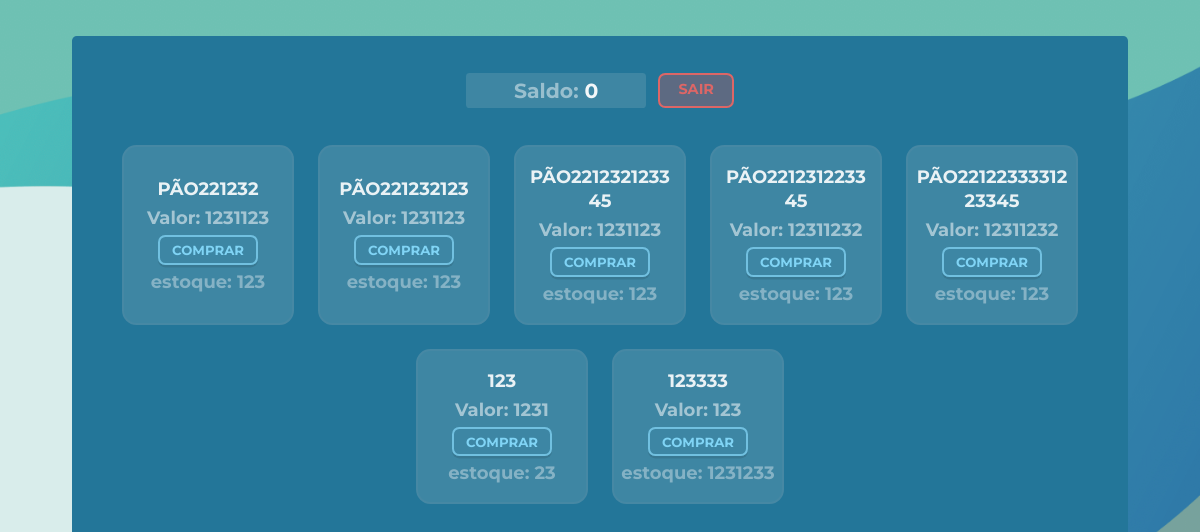
Page /homeDependente (signed in) on the committed database.
### projeto/models.py (models this page shows, shortened)
class Dependente(db.Model, UserMixin):
    id = db.Column(db.Integer, primary_key=True, autoincrement=True)
    saldo = db.Column(db.Integer, nullable=False, unique=False, default=0)
    usuario = db.Column(db.String(length=30), nullable=False, unique=True)
    email = db.Column(db.String(length=30), nullable=False, unique=True)
    senha = db.Column(db.String(length=30), nullable=False)
    idResponsavel = db.Column(db.Integer)
    imagemPerfil = db.Column(db.LargeBinary)  # ATRIBUTO PARA IMAGEM
    user_type = 'dependente'
    @property
    def senhacrip(self):
        return self.senhacrip

class Produto(db.Model):
    id = db.Column(db.Integer, primary_key = True)
    lanche = db.Column(db.String(length=30), nullable=False)
    valor = db.Column(db.Integer, nullable=False)
    quantidade = db.Column(db.Integer, nullable=False)

### projeto/routes.py (the view)
@app.route('/homeDependente', methods=['GET', 'POST'])
@login_required
@user_type_required("dependente")
def escolherProduto():
    produtos = Produto.query.all()
    return render_template("homeDependente.html", produtos =produtos)

### projeto/models.py (called while the page is built)
@login_manager.user_loader
def load_user(user_id):
    user_type = session.get('user_type')
    if user_type == 'responsavel':
        return Responsavel.query.get(int(user_id))
    elif user_type == 'dependente':
        return Dependente.query.get(int(user_id))
    elif user_type == 'funcionario':
        return Funcionario.query.get(int(user_id))
    elif user_type == 'adm':
        return ADM.query.get(int(user_id))
    return None

### projeto/routes.py (called while the page is built)
def user_type_required(*allowed_types):
    def decorator(f):
        @wraps(f)
        def decorated_function(*args, **kwargs):
            if 'user_type' not in session or session['user_type'] not in allowed_types:
                flash("Você não tem permissão para acessar esta página. Faça login com a conta correta.")
                return redirect(url_for('login'))
            return f(*args, **kwargs)
        return decorated_function
    return decorator

### projeto/templates/homeDependente.html (shortened to what this page needs)
<!DOCTYPE html>
<html lang="en">
<head>
    <link rel="stylesheet" href="{{url_for('static', filename='style.css')}}">
</head>
<body>
    <div class="containerDependente">
            <header>
                <div>
                    <div class="saldoHeader">
                        <h1>Saldo: </h1>
                        <p class="saldoText">{{current_user.saldo}}</p>
                    </div>
                    <a class="botãoContainerLogout" href="{{url_for('logout')}}">
                        SAIR
                    </a>
                </div>
            </header>
            <div class="bodyChoseDependent">
                <form method="post">
                    {% for produto in produtos %}
                        {% if produto.quantidade>0 %}
                        <div class="boxChoseLanche">
                            <h1>{{produto.lanche}}</h1>
                            <h2>Valor: {{produto.valor}}</h2>
                            <a class="botoesChoseLanche" href="{{url_for('comprarProduto', id = produto.id)}}">COMPRAR</a>
                            <h3 class="estoquetxt">estoque: {{produto.quantidade}}</h3>
                        </div>
                        {% endif %}
                    {%endfor%}
                </form>
            </div>
        <footer>
        </footer>
    </div>
</body>
</html>

### projeto/static/style.css (style rules this page uses)
* { padding: 0; margin: 0; font-family: "Montserrat"; font-weight: bold; color: #ffffffef; }
button, a { cursor:pointer; }
.botãoContainerLogout { font-weight: 700; color: #dd6666; font-size: 1.2vw; text-align: center; background-color: #df4e4e4f; padding: 0.4vw; padding-inline: 1.5vw; border-radius: 0.6vw; border: solid #dd6666 0.2vw; }
.bodyChoseDependent { text-align: center; display: flex; flex-direction: column; align-items: center; }
.bodyChoseDependent form { display: flex; flex-direction: row; flex-wrap: wrap; justify-content: center; gap:2vw; }
.boxChoseLanche h1 { text-transform: uppercase; font-size: 1.5vw; word-break: break-word; max-width: 90%; line-height: 2vw; color: rgba(255, 255, 255, 0.89); margin: 0; }
.boxChoseDependent h2, .boxChoseLanche h2, .boxPedido h2, .boxPedidoMaior h2 { font-size: 1.5vw; color: #ffffff86; }
.estoquetxt { color: #ffffff5e; font-size: 1.5vw; }
.boxChoseDependent, .boxChoseLanche { flex-grow: 0; padding: 2vw; border: hsl(198, 40%, 46%) solid 0.2vw; background-color: hsl(197, 45%, 44%); display: flex; flex-direction: column; border-radius: 1.2vw; justify-content:center; align-items: center; gap:0.5vw; }
.boxChoseLanche { padding: 1.5vw; width: 14vw; padding-inline: 0; display: flex; flex-direction: column; justify-content: center; text-align: center; }
header div { display: flex; flex-direction: row; gap:1vw; margin: 1vw; }
header div div { display: flex; margin: 0; align-items: center; flex-direction: row; }
header a { width: fit-content; }
header { display: flex; height: 15%; justify-content: center; align-items: center; }
header h1 { font-size: 1.7vw; color: #ffffff79; }
.saldoHeader { background-color: hsl(197, 45%, 44%); width: fit-content; height: fit-content; padding: 0.4vw; border-radius: 0.3vw; padding-inline: 4vw; display: flex; flex-direction: row; gap:0.5vw; }
header .saldoText { color: #ffffffef; font-size: 1.7vw; }
footer { display: flex; justify-content: right; align-items:end; height: 22.3%; }
body { background-color: rgb(112, 112, 112); height: calc(100vh - var(--margin-principal) * 2) !important; background-image: url(imagens/FotoFundo1.png); background-size: cover; height: 100vh; overflow-y: hidden; }
:root { --margin-principal: 3vw; --margin-principal-inline: 4vw; }
a { text-decoration: none; }
.containerDependente { height: calc(100vh - var(--margin-principal) * 2); margin-top: var(--margin-principal); margin-inline: var(--margin-principal-inline); margin-bottom: var(--margin-principal); background-color: #237699; overflow: auto; border-radius: 0.4vw; display: flex; flex-direction: column; width: 88%; margin-inline: auto; }
.botoesChoseLanche { font-size: 1.1vw; background-color: hsla(197, 45%, 44%, 0.288); border: solid hsl(197, 64%, 66%) 0.2vw; padding: 0.4vw; box-shadow:rgba(0, 0, 0, 0.1) 0px 0.2vw; color: hsl(197, 85%, 73%); padding-inline: 1vw; border-radius: 0.6vw; }
form { display: flex; flex-direction: column; }

### rows in the picture
Dependente: saldo "0"
Produto: lanche "PÃO221232", valor "1231123", quantidade "123"
Produto: lanche "PÃO221232123", valor "1231123", quantidade "123"
Produto: lanche "PÃO221232123345", valor "1231123", quantidade "123"
Produto: lanche "PÃO221231223345", valor "12311232", quantidade "123"
Produto: lanche "PÃO2212233331223345", valor "12311232", quantidade "123"
Produto: lanche "123", valor "1231", quantidade "23"
Produto: lanche "123333", valor "123", quantidade "1231233"
